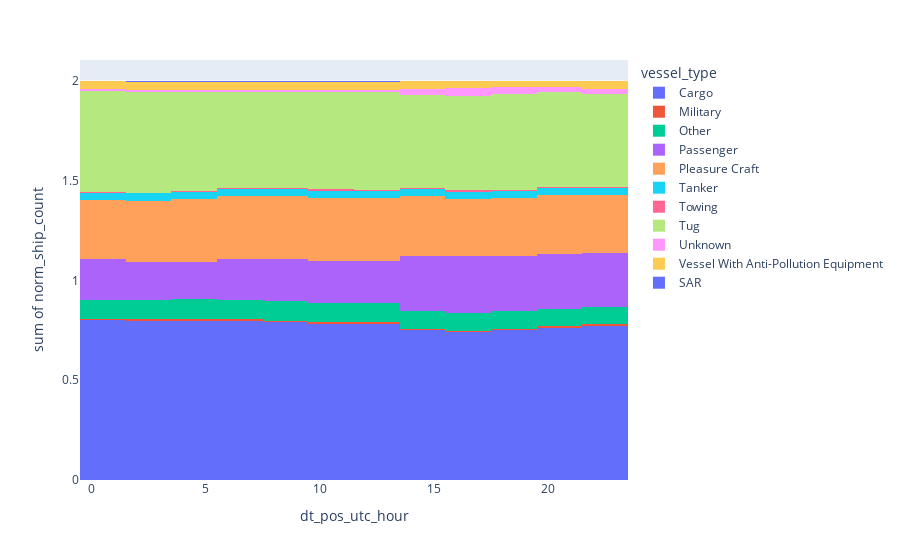

The notebook cell saved with this chart:
### Code cell
# Histogram of time spent in hrs at port by frequency of ships
fig4 = px.histogram(port_stats, x='dt_pos_utc_hour', y='norm_ship_count', color='vessel_type')
fig4.show()

### Figure 1 — Plotly figure (JSON) as saved in the notebook; plotly's stock layout.template omitted (floating-point values rounded to 4 significant figures)
{"data": [{"alignmentgroup": "True", "bingroup": "x", "histfunc": "sum", "hovertemplate": "vessel_type=Cargo<br>dt_pos_utc_hour=%{x}<br>sum of norm_ship_count=%{y}<extra></extra>", "legendgroup": "Cargo", "marker": {"color": "#636efa", "pattern": {"shape": ""}}, "name": "Cargo", "offsetgroup": "Cargo", "orientation": "v", "showlegend": true, "type": "histogram", "x": [0, 1, 2, 3, 4, 5, 6, 7, 8, 9, 10, 11, 12, 13, 14, 15, 16, 17, 18, 19, 20, 21, 22, 23], "xaxis": "x", "y": [0.4019, 0.3988, 0.401, 0.3976, 0.4005, 0.399, 0.3981, 0.4005, 0.3966, 0.3932, 0.3923, 0.3909, 0.3921, 0.3903, 0.3768, 0.374, 0.3719, 0.3715, 0.3777, 0.3757, 0.3806, 0.3833, 0.3856, 0.3886], "yaxis": "y"}, {"alignmentgroup": "True", "bingroup": "x", "histfunc": "sum", "hovertemplate": "vessel_type=Military<br>dt_pos_utc_hour=%{x}<br>sum of norm_ship_count=%{y}<extra></extra>", "legendgroup": "Military", "marker": {"color": "#EF553B", "pattern": {"shape": ""}}, "name": "Military", "offsetgroup": "Military", "orientation": "v", "showlegend": true, "type": "histogram", "x": [0, 1, 2, 3, 4, 5, 6, 7, 8, 9, 10, 11, 12, 13, 14, 15, 16, 17, 18, 19, 20, 21, 22, 23], "xaxis": "x", "y": [0.00361, 0.003593, 0.003623, 0.003636, 0.003641, 0.00365, 0.003619, 0.003597, 0.003606, 0.003641, 0.00361, 0.003597, 0.003576, 0.003559, 0.00454, 0.00226, 0.002268, 0.002265, 0.002296, 0.002312, 0.002307, 0.003432, 0.003432, 0.00348], "yaxis": "y"}, {"alignmentgroup": "True", "bingroup": "x", "histfunc": "sum", "hovertemplate": "vessel_type=Other<br>dt_pos_utc_hour=%{x}<br>sum of norm_ship_count=%{y}<extra></extra>", "legendgroup": "Other", "marker": {"color": "#00cc96", "pattern": {"shape": ""}}, "name": "Other", "offsetgroup": "Other", "orientation": "v", "showlegend": true, "type": "histogram", "x": [0, 1, 2, 3, 4, 5, 6, 7, 8, 9, 10, 11, 12, 13, 14, 15, 16, 17, 18, 19, 20, 21, 22, 23], "xaxis": "x", "y": [0.04693, 0.0491, 0.04831, 0.04848, 0.04854, 0.04988, 0.04946, 0.04916, 0.04928, 0.04976, 0.04934, 0.04916, 0.04887, 0.04864, 0.04654, 0.0452, 0.04535, 0.0453, 0.04363, 0.04393, 0.04268, 0.04233, 0.04233, 0.04292], "yaxis": "y"}, {"alignmentgroup": "True", "bingroup": "x", "histfunc": "sum", "hovertemplate": "vessel_type=Passenger<br>dt_pos_utc_hour=%{x}<br>sum of norm_ship_count=%{y}<extra></extra>", "legendgroup": "Passenger", "marker": {"color": "#ab63fa", "pattern": {"shape": ""}}, "name": "Passenger", "offsetgroup": "Passenger", "orientation": "v", "showlegend": true, "type": "histogram", "x": [0, 1, 2, 3, 4, 5, 6, 7, 8, 9, 10, 11, 12, 13, 14, 15, 16, 17, 18, 19, 20, 21, 22, 23], "xaxis": "x", "y": [0.1059, 0.0982, 0.0942, 0.09455, 0.09466, 0.09367, 0.1013, 0.1007, 0.1046, 0.1056, 0.1047, 0.1043, 0.1049, 0.1079, 0.1362, 0.139, 0.1417, 0.1404, 0.1378, 0.1376, 0.1407, 0.1396, 0.1384, 0.1323], "yaxis": "y"}, {"alignmentgroup": "True", "bingroup": "x", "histfunc": "sum", "hovertemplate": "vessel_type=Pleasure Craft<br>dt_pos_utc_hour=%{x}<br>sum of norm_ship_count=%{y}<extra></extra>", "legendgroup": "Pleasure Craft", "marker": {"color": "#FFA15A", "pattern": {"shape": ""}}, "name": "Pleasure Craft", "offsetgroup": "Pleasure Craft", "orientation": "v", "showlegend": true, "type": "histogram", "x": [0, 1, 2, 3, 4, 5, 6, 7, 8, 9, 10, 11, 12, 13, 14, 15, 16, 17, 18, 19, 20, 21, 22, 23], "xaxis": "x", "y": [0.1468, 0.1485, 0.1498, 0.1564, 0.1566, 0.1569, 0.1568, 0.1583, 0.1587, 0.1602, 0.1588, 0.1583, 0.1573, 0.1566, 0.1487, 0.1492, 0.1463, 0.1438, 0.147, 0.1468, 0.1465, 0.1453, 0.1442, 0.1473], "yaxis": "y"}, {"alignmentgroup": "True", "bingroup": "x", "histfunc": "sum", "hovertemplate": "vessel_type=Tanker<br>dt_pos_utc_hour=%{x}<br>sum of norm_ship_count=%{y}<extra></extra>", "legendgroup": "Tanker", "marker": {"color": "#19d3f3", "pattern": {"shape": ""}}, "name": "Tanker", "offsetgroup": "Tanker", "orientation": "v", "showlegend": true, "type": "histogram", "x": [0, 1, 2, 3, 4, 5, 6, 7, 8, 9, 10, 11, 12, 13, 14, 15, 16, 17, 18, 19, 20, 21, 22, 23], "xaxis": "x", "y": [0.01805, 0.01916, 0.01932, 0.01939, 0.0182, 0.01825, 0.01689, 0.01799, 0.01803, 0.01699, 0.01685, 0.01799, 0.01669, 0.01779, 0.01703, 0.01808, 0.01814, 0.01699, 0.01722, 0.01618, 0.0173, 0.01831, 0.01831, 0.0174], "yaxis": "y"}, {"alignmentgroup": "True", "bingroup": "x", "histfunc": "sum", "hovertemplate": "vessel_type=Towing<br>dt_pos_utc_hour=%{x}<br>sum of norm_ship_count=%{y}<extra></extra>", "legendgroup": "Towing", "marker": {"color": "#FF6692", "pattern": {"shape": ""}}, "name": "Towing", "offsetgroup": "Towing", "orientation": "v", "showlegend": true, "type": "histogram", "x": [0, 1, 2, 3, 4, 5, 6, 7, 8, 9, 10, 11, 12, 13, 14, 15, 16, 17, 18, 19, 20, 21, 22, 23], "xaxis": "x", "y": [0.002407, 0.002395, 0.002415, 0.002424, 0.002427, 0.002433, 0.002413, 0.002398, 0.002404, 0.002427, 0.00361, 0.003597, 0.003576, 0.003559, 0.003405, 0.00339, 0.003401, 0.00453, 0.002296, 0.002312, 0.002307, 0.002288, 0.002288, 0.00232], "yaxis": "y"}, {"alignmentgroup": "True", "bingroup": "x", "histfunc": "sum", "hovertemplate": "vessel_type=Tug<br>dt_pos_utc_hour=%{x}<br>sum of norm_ship_count=%{y}<extra></extra>", "legendgroup": "Tug", "marker": {"color": "#B6E880", "pattern": {"shape": ""}}, "name": "Tug", "offsetgroup": "Tug", "orientation": "v", "showlegend": true, "type": "histogram", "x": [0, 1, 2, 3, 4, 5, 6, 7, 8, 9, 10, 11, 12, 13, 14, 15, 16, 17, 18, 19, 20, 21, 22, 23], "xaxis": "x", "y": [0.2491, 0.2539, 0.2536, 0.2497, 0.2488, 0.2494, 0.2437, 0.2398, 0.2392, 0.2403, 0.2431, 0.2434, 0.2455, 0.2444, 0.235, 0.2328, 0.2358, 0.2367, 0.24, 0.2439, 0.2388, 0.238, 0.2323, 0.2355], "yaxis": "y"}, {"alignmentgroup": "True", "bingroup": "x", "histfunc": "sum", "hovertemplate": "vessel_type=Unknown<br>dt_pos_utc_hour=%{x}<br>sum of norm_ship_count=%{y}<extra></extra>", "legendgroup": "Unknown", "marker": {"color": "#FF97FF", "pattern": {"shape": ""}}, "name": "Unknown", "offsetgroup": "Unknown", "orientation": "v", "showlegend": true, "type": "histogram", "x": [0, 1, 2, 3, 4, 5, 6, 7, 8, 9, 10, 11, 12, 13, 14, 15, 16, 17, 18, 19, 20, 21, 22, 23], "xaxis": "x", "y": [0.006017, 0.005988, 0.006039, 0.006061, 0.004854, 0.004866, 0.006031, 0.005995, 0.00601, 0.006068, 0.006017, 0.007194, 0.005959, 0.005931, 0.01135, 0.01582, 0.01814, 0.01925, 0.01722, 0.01734, 0.01499, 0.01259, 0.01373, 0.0116], "yaxis": "y"}, {"alignmentgroup": "True", "bingroup": "x", "histfunc": "sum", "hovertemplate": "vessel_type=Vessel With Anti-Pollution Equipment<br>dt_pos_utc_hour=%{x}<br>sum of norm_ship_count=%{y}<extra></extra>", "legendgroup": "Vessel With Anti-Pollution Equipment", "marker": {"color": "#FECB52", "pattern": {"shape": ""}}, "name": "Vessel With Anti-Pollution Equipment", "offsetgroup": "Vessel With Anti-Pollution Equipment", "orientation": "v", "showlegend": true, "type": "histogram", "x": [0, 1, 2, 3, 4, 5, 6, 7, 8, 9, 10, 11, 12, 13, 14, 15, 16, 17, 18, 19, 20, 21, 22, 23], "xaxis": "x", "y": [0.01925, 0.01916, 0.01932, 0.01939, 0.01942, 0.01946, 0.0193, 0.01918, 0.01923, 0.01942, 0.01925, 0.01918, 0.01907, 0.01898, 0.0193, 0.02034, 0.01701, 0.01925, 0.01493, 0.01387, 0.01384, 0.01487, 0.01945, 0.01856], "yaxis": "y"}, {"alignmentgroup": "True", "bingroup": "x", "histfunc": "sum", "hovertemplate": "vessel_type=SAR<br>dt_pos_utc_hour=%{x}<br>sum of norm_ship_count=%{y}<extra></extra>", "legendgroup": "SAR", "marker": {"color": "#636efa", "pattern": {"shape": ""}}, "name": "SAR", "offsetgroup": "SAR", "orientation": "v", "showlegend": true, "type": "histogram", "x": [1, 2, 3, 4, 5, 6, 7, 8, 9, 10, 11, 12, 13, 14], "xaxis": "x", "y": [0.001198, 0.002415, 0.002424, 0.002427, 0.002433, 0.002413, 0.002398, 0.002404, 0.002427, 0.002407, 0.002398, 0.002384, 0.002372, 0.001135], "yaxis": "y"}], "layout": {"autosize": true, "barmode": "relative", "legend": {"title": {"text": "vessel_type"}, "tracegroupgap": 0}, "margin": {"t": 60}, "xaxis": {"anchor": "y", "autorange": true, "domain": [0, 1], "range": [-0.5, 23.5], "title": {"text": "dt_pos_utc_hour"}, "type": "linear"}, "yaxis": {"anchor": "x", "autorange": true, "domain": [0, 1], "range": [0, 2.105], "title": {"text": "sum of norm_ship_count"}, "type": "linear"}}}
